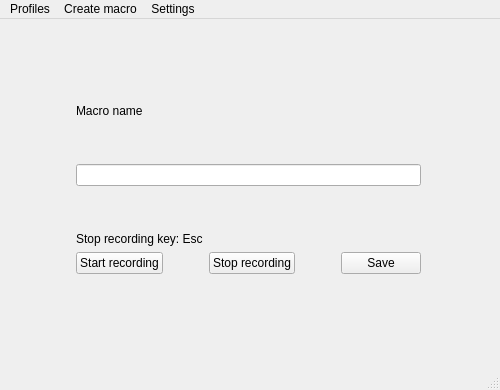
<?xml version="1.0" encoding="UTF-8"?>
<ui version="4.0">
 <class>MainWindow</class>
 <widget class="QMainWindow" name="MainWindow">
  <property name="geometry">
   <rect>
    <x>0</x>
    <y>0</y>
    <width>500</width>
    <height>390</height>
   </rect>
  </property>
  <property name="windowTitle">
   <string>MainWindow</string>
  </property>
  <widget class="QWidget" name="centralwidget">
   <widget class="QWidget" name="">
    <property name="geometry">
     <rect>
      <x>30</x>
      <y>40</y>
      <width>437</width>
      <height>260</height>
     </rect>
    </property>
    <layout class="QHBoxLayout" name="horizontalLayout_2">
     <item>
      <spacer name="horizontalSpacer_3">
       <property name="orientation">
        <enum>Qt::Horizontal</enum>
       </property>
       <property name="sizeHint" stdset="0">
        <size>
         <width>40</width>
         <height>20</height>
        </size>
       </property>
      </spacer>
     </item>
     <item>
      <layout class="QVBoxLayout" name="verticalLayout_2">
       <item>
        <spacer name="verticalSpacer_4">
         <property name="orientation">
          <enum>Qt::Vertical</enum>
         </property>
         <property name="sizeHint" stdset="0">
          <size>
           <width>20</width>
           <height>40</height>
          </size>
         </property>
        </spacer>
       </item>
       <item>
        <layout class="QVBoxLayout" name="verticalLayout">
         <item>
          <widget class="QLabel" name="lMacroTitle">
           <property name="text">
            <string>Macro name</string>
           </property>
          </widget>
         </item>
         <item>
          <spacer name="verticalSpacer_2">
           <property name="orientation">
            <enum>Qt::Vertical</enum>
           </property>
           <property name="sizeHint" stdset="0">
            <size>
             <width>20</width>
             <height>40</height>
            </size>
           </property>
          </spacer>
         </item>
         <item>
          <widget class="QLineEdit" name="teNameMacro"/>
         </item>
         <item>
          <spacer name="verticalSpacer">
           <property name="orientation">
            <enum>Qt::Vertical</enum>
           </property>
           <property name="sizeHint" stdset="0">
            <size>
             <width>20</width>
             <height>40</height>
            </size>
           </property>
          </spacer>
         </item>
         <item>
          <widget class="QLabel" name="lExitButton">
           <property name="text">
            <string>Stop recording key: Esc</string>
           </property>
          </widget>
         </item>
         <item>
          <layout class="QHBoxLayout" name="horizontalLayout">
           <item>
            <widget class="QPushButton" name="bStartRecord">
             <property name="text">
              <string>Start recording</string>
             </property>
            </widget>
           </item>
           <item>
            <spacer name="horizontalSpacer">
             <property name="orientation">
              <enum>Qt::Horizontal</enum>
             </property>
             <property name="sizeHint" stdset="0">
              <size>
               <width>40</width>
               <height>20</height>
              </size>
             </property>
            </spacer>
           </item>
           <item>
            <widget class="QPushButton" name="bStopRecord">
             <property name="text">
              <string>Stop recording</string>
             </property>
            </widget>
           </item>
           <item>
            <spacer name="horizontalSpacer_2">
             <property name="orientation">
              <enum>Qt::Horizontal</enum>
             </property>
             <property name="sizeHint" stdset="0">
              <size>
               <width>40</width>
               <height>20</height>
              </size>
             </property>
            </spacer>
           </item>
           <item>
            <widget class="QPushButton" name="bSaveRecord">
             <property name="text">
              <string>Save</string>
             </property>
            </widget>
           </item>
          </layout>
         </item>
        </layout>
       </item>
       <item>
        <spacer name="verticalSpacer_3">
         <property name="orientation">
          <enum>Qt::Vertical</enum>
         </property>
         <property name="sizeHint" stdset="0">
          <size>
           <width>20</width>
           <height>40</height>
          </size>
         </property>
        </spacer>
       </item>
      </layout>
     </item>
     <item>
      <spacer name="horizontalSpacer_4">
       <property name="orientation">
        <enum>Qt::Horizontal</enum>
       </property>
       <property name="sizeHint" stdset="0">
        <size>
         <width>40</width>
         <height>20</height>
        </size>
       </property>
      </spacer>
     </item>
    </layout>
   </widget>
  </widget>
  <widget class="QMenuBar" name="menubar">
   <property name="geometry">
    <rect>
     <x>0</x>
     <y>0</y>
     <width>500</width>
     <height>21</height>
    </rect>
   </property>
   <widget class="QMenu" name="menuProfiles">
    <property name="title">
     <string>Profiles</string>
    </property>
   </widget>
   <widget class="QMenu" name="menuCreate_macro">
    <property name="title">
     <string>Create macro</string>
    </property>
   </widget>
   <widget class="QMenu" name="menuSettings">
    <property name="title">
     <string>Settings</string>
    </property>
    <addaction name="actionExit"/>
    <addaction name="separator"/>
    <addaction name="actionExit_2"/>
   </widget>
   <addaction name="menuProfiles"/>
   <addaction name="menuCreate_macro"/>
   <addaction name="menuSettings"/>
  </widget>
  <widget class="QStatusBar" name="statusbar"/>
  <action name="actionExit">
   <property name="text">
    <string>Select key to exit</string>
   </property>
  </action>
  <action name="actionExit_2">
   <property name="text">
    <string>Exit</string>
   </property>
  </action>
 </widget>
 <resources/>
 <connections/>
</ui>
